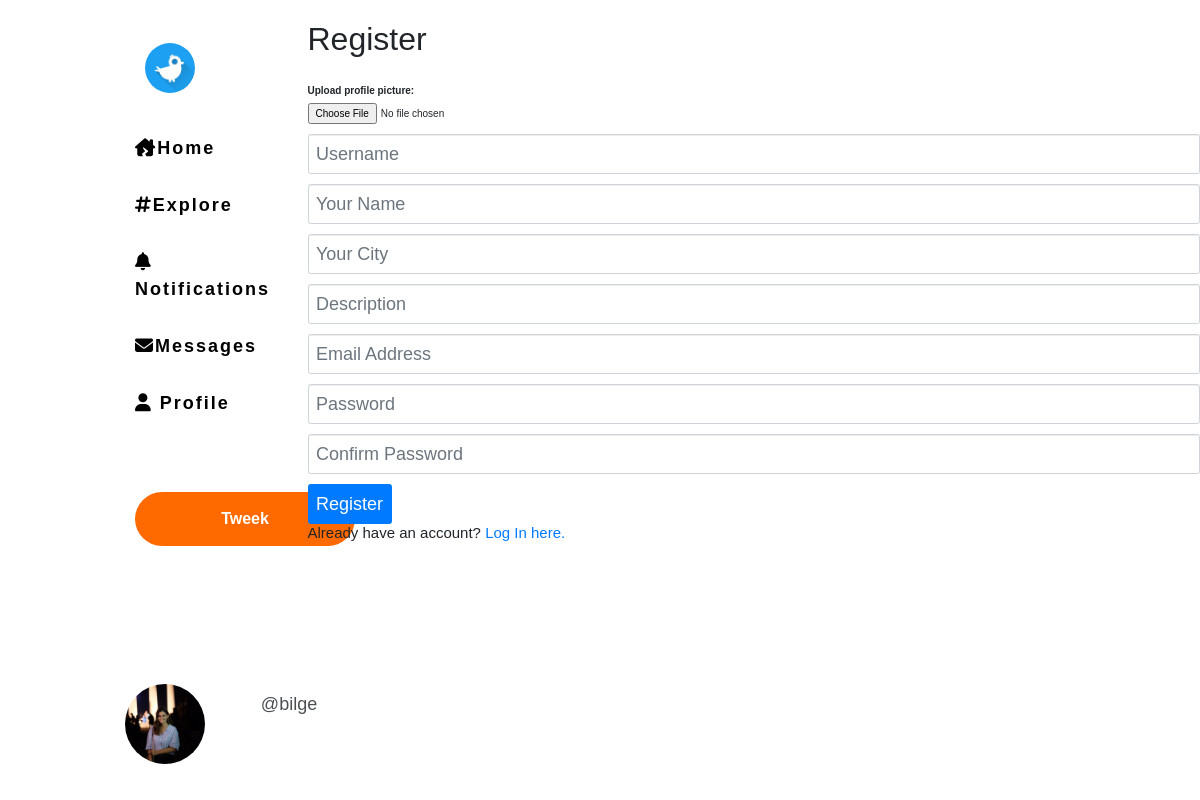
The page /register (signed in) on the database its author committed.
### network/models.py (models this page shows)
class User(AbstractUser):
    pass

class UserProfile(models.Model):
    user = models.OneToOneField(User, related_name='profile', unique=True,
                                 on_delete=models.CASCADE)
    image = models.ImageField(upload_to="profile_image", blank=True,null=True)
    description = models.CharField(blank=True,max_length=100)
    city = models.CharField(max_length=64)
    firstname = models.CharField(max_length=64)

### network/views.py (the view)
# urls.py: path("register", views.register, name="register"),
def register(request):
    if request.method == "POST":
        username = request.POST["username"]
        email = request.POST["email"]
        firstname = request.POST["firstname"]
        city = request.POST["city"]
        description = request.POST["description"]
        try:
            myfile = request.FILES['image']
            fs = FileSystemStorage()
            filename = fs.save(myfile.name, myfile)
        except:
            filename = 'profile_image/egg.jpg'
        password = request.POST["password"]
        confirmation = request.POST["confirmation"]
        if password != confirmation:
            return render(request, "network/register.html", {
                "message": "Passwords must match."
            })
        try:
            user = User.objects.create_user(username, email, password)
            user.save()
        except IntegrityError:
            return render(request, "network/register.html", {
                "message": "Username already taken."
            })
        UserProfile.objects.create(user = user, city=city,firstname=firstname,description = description,image = filename)
        login(request, user)
        return HttpResponseRedirect(reverse("index"))
    else:
        return render(request, "network/register.html")

### network/templates/network/register.html (shortened to what this page needs)
{% extends "network/layout.html" %}
{% block body %}
    <h1 style="font-size: xx-large;margin-bottom:25px;margin-top: 20px;">Register</h2>
    <form action="{% url 'register' %}" method="post" enctype="multipart/form-data">
        <div class="form-group">
            <label for="Image">Upload profile picture: </label>
            <input style="width:70%" type="file" name="image">
         </div>
        <div class="form-group">
            <input class="form-control" autofocus type="text" name="username" placeholder="Username">
        </div>
        <div class="form-group">
            <input class="form-control" type="text" name="firstname" placeholder="Your Name">
        </div>
        <div class="form-group">
            <input class="form-control" type="text" name="city" placeholder="Your City">
        </div>
        <div class="form-group">
            <input class="form-control" type="text" name="description" placeholder="Description">
        </div>
        <div class="form-group">
            <input class="form-control" type="email" name="email" placeholder="Email Address">
        </div>
        <div class="form-group">
            <input class="form-control" type="password" name="password" placeholder="Password">
        </div>
        <div class="form-group">
            <input class="form-control" type="password" name="confirmation" placeholder="Confirm Password">
        </div>
        <input class="btn btn-primary" type="submit" value="Register">
    </form>
    <h4>Already have an account? <a href="{% url 'login' %}">Log In here.</a></h1>
{% endblock %}

### network/templates/network/layout.html (shortened to what this page needs)
{% load static %}
<!DOCTYPE html>
<html lang="en">
    <head>
        <link rel="stylesheet" href="https://maxcdn.bootstrapcdn.com/bootstrap/3.3.6/css/bootstrap.min.css">
        <link rel="stylesheet" href="https://stackpath.bootstrapcdn.com/bootstrap/4.4.1/css/bootstrap.min.css">
        <link href="{% static 'network/styles.css' %}?version=1" rel="stylesheet">
    </head>
    <body>
            <div class="row">
              <div style="width: 25%;" class="firstcol">
                {% if user.is_authenticated %}
                <ul class="nav flex-column" style="width:fit-content">
                  <div style="margin-left: 120px;">
                    <li class="logo">
                       <a class="nav-link" href="{% url 'index' %}">  <img class="rounded-circle" alt="logo">
                </a>
                <br><br><br><br>
              </li>
              {% with url_name=request.resolver_match.url_name %}
                    <li class="nav-items {% if url_name == 'index' %}active{% endif %}">
                        <a class="nav-link" href="{% url 'index' %}"> <i class="fas fa-house-damage"></i><span class="hde">Home</span></a>
                    </li>
                    <li class="nav-items {% if url_name == 'explore' %}active{% endif %}">
                        <a class="nav-link" href="{% url 'explore' %}"> <i class="fa fa-hashtag"></i><span class="hde">Explore</span></a>
                    </li>
                    <li class="nav-items {% if url_name == 'notifications' %}active{% endif %}">
                      <a class="nav-link" href="{% url 'notifications' %}"><i class="fas fa-bell"></i><span class="hde">Notifications</span></a>
                    </li>
                    <li class="nav-items {% if url_name == 'inbox' %}active{% endif %}">
                      <a class="nav-link" href="{% url 'inbox' %}"> <i class="fas fa-envelope"></i><span class="hde">Messages</span></a>
                    </li>
                    <li class="nav-items {% if url_name == 'profile' %}active{% endif %}">
                      <a class="nav-link" href="{% url 'profile' %}"> <i class="fas fa-user"></i> <span class="hde">Profile</span></a>
                    </li>
                  </div>
                  {% endwith %}
                  </ul>
                  {% endif %}
                 {% if user.is_authenticated %}
                 <button class="tweekbutton" id="myBtn">Tweek</button>
              <div class="dropdown">
                  <button onclick="myFunction()" class="profilebutton" id="prbut"><img src="{{ user.profile.image.url | default:'media/profile_image/egg.jpg'}}" alt ="pp" class="rounded-circle" style="width:80px;height:80px;float:left;"><h3 class="pr">
                      {{ name | title }} </h6> <p class ="username"> @{{user.username}} </p> </button>
                  </div>
              {% endif %}
              </div>
              <div class="col-sm">
                {% block body %}
                {% endblock %}
              </div>
          </div>
</html>

### network/static/network/styles.css (style rules this page uses)
body { font-family: “Helvetica Neue”,Helvetica,Arial,sans-serif; }
.nav-items { font-size:large; font-weight: bold; letter-spacing:2px; margin:20px; font-family: Arial, Helvetica, sans-serif; }
.logo { margin:30px; }
.nav-link { color:black; }
.dropdown { margin-top: 80px; margin-left: 130px; }
.tweekbutton { margin-top: 50px; margin-bottom: 40px; margin-left: 20px; width: 220px; padding: 15px; border-radius: 55px; background-color: #ff6a00; font-size: medium; font-weight:bold; color: white; border:none; }
.profilebutton { border-radius: 25px; width:250px; border: none; outline: none; background-color: white; padding: 10px; }
.username { font-weight: lighter; font-size:large; opacity:0.8; display: block; }
.rounded-circle { width:50px; height:50px; margin-top: 8px; margin-right: 18px; float: left; }
.pr { font-weight: bold; margin-top: 15px; }
.form-control { font-size: large; height: 40px ; margin-bottom: 8px; }
.btn-primary { font-size: large; height: 40px; }
#myBtn { margin-left:150px; }

### rows shown on the page
User: profile.image (picture), username "bilge"
